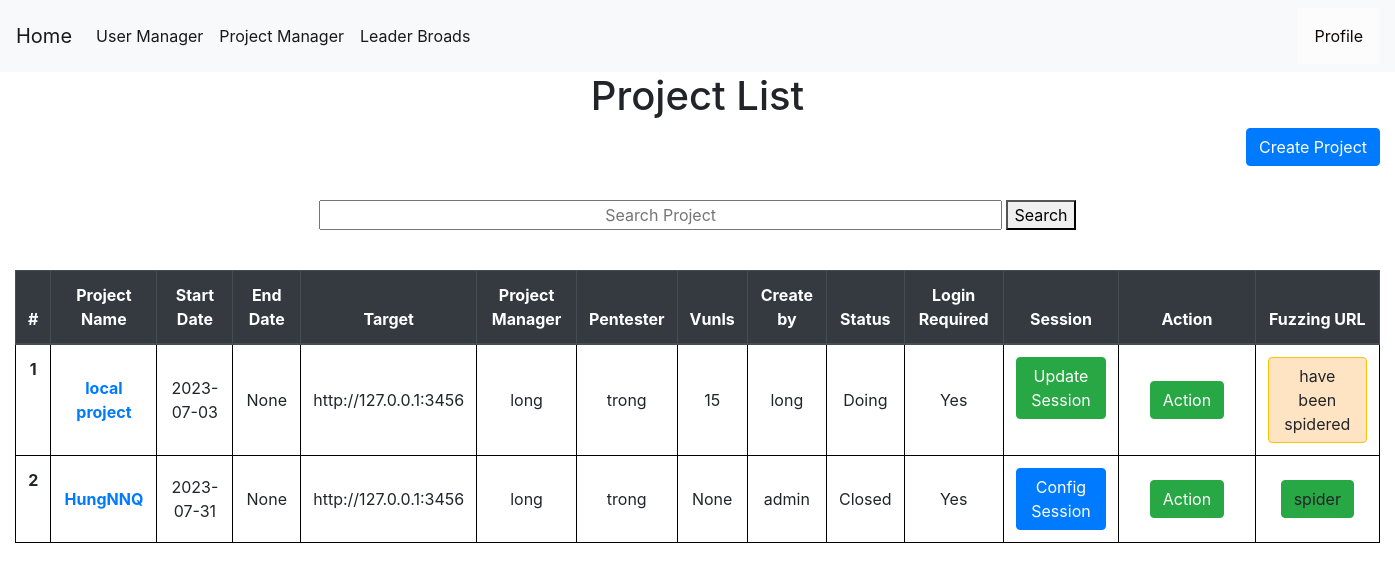
Before: /projectmanager (signed in) with the older database file.
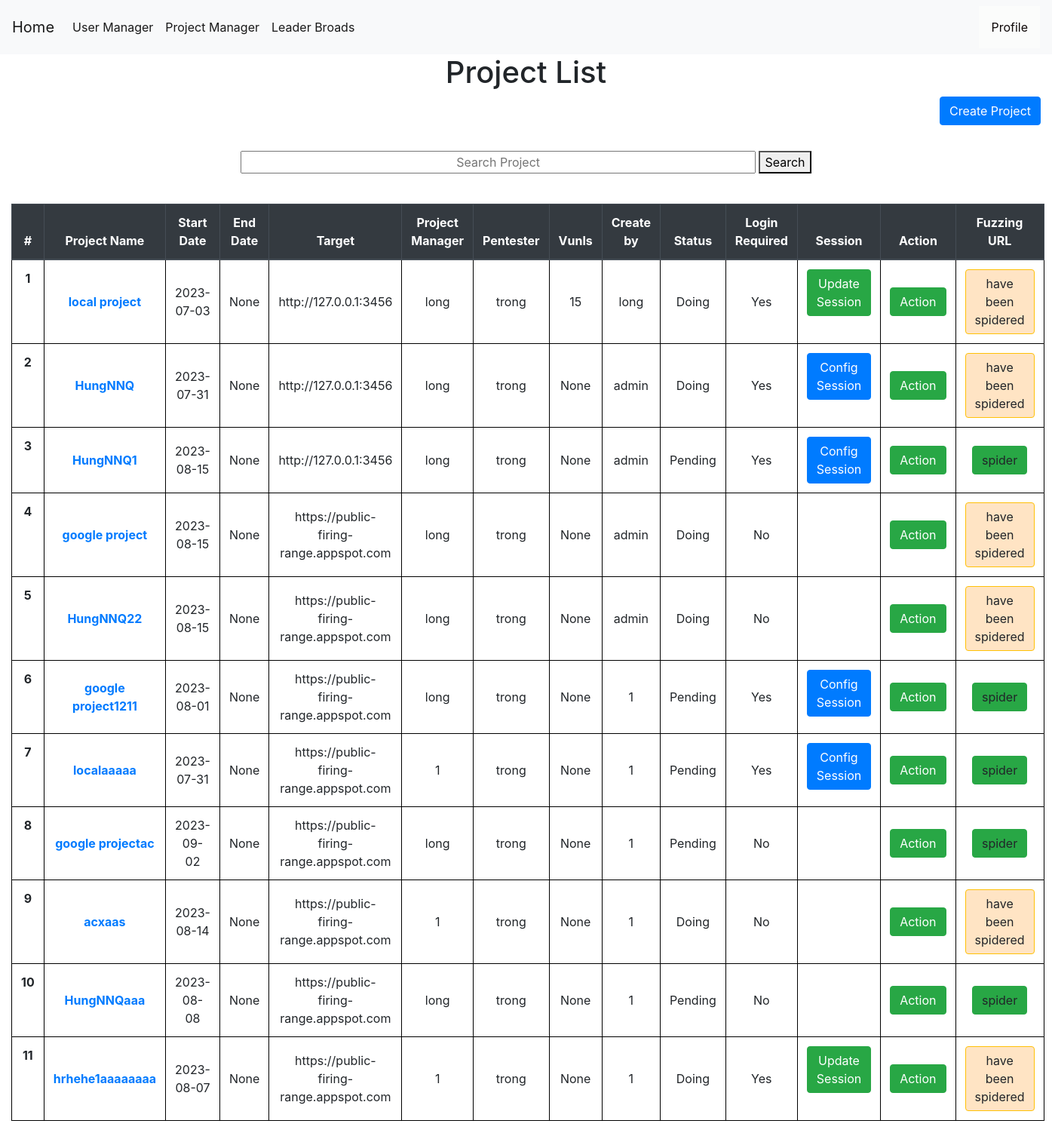
After: the same page with the newer database file.
### tables this page shows
CREATE TABLE projects (
    projectid INTEGER PRIMARY KEY AUTOINCREMENT,
    projectname TEXT NOT NULL,
    startdate date NOT NULL,
    enddate date,
    vunls int,
    target text not null,
    securitylevel TEXT,
    manager TEXT ,
    pentester TEXT ,
    status TEXT NOT NULL,
    create_by INTEGER ,
    isspider INTEGER DEFAULT 0,
    login INTEGER NOT NULL,
    isconfig INTEGER NOT NULL DEFAULT 0,
    FOREIGN KEY (pentester) REFERENCES users(username) ON DELETE CASCADE
    FOREIGN KEY (manager) REFERENCES users(username) ON DELETE CASCADE
    FOREIGN KEY (create_by) REFERENCES users(userid) ON DELETE CASCADE
);

### app.py (the view)
@app.route('/projectmanager', methods=('GET', 'POST'))
def showproject():
    msg = ''
    if session["userid"] == None:
        return redirect(url_for('login'))
    currentuser = get_current_user()
    conn = get_db_connection()
    projects = conn.execute('SELECT * FROM projects where pentester = ? OR manager = ?',(currentuser["username"],currentuser["username"],)).fetchall()
    allprojects = conn.execute('SELECT * FROM projects').fetchall()
    users = conn.execute('SELECT * FROM users').fetchall()
    conn.commit()
    conn.close()
    return render_template('show_project.html', allprojects=allprojects,currentuser=currentuser,projects=projects,users=users,msg=msg)

### app.py (called while the page is built)
def get_db_connection():
    conn = sqlite3.connect('database.db')
    conn.row_factory = sqlite3.Row
    return conn

def get_current_user():
    userid = session["userid"]
    conn = get_db_connection()
    user = conn.execute('SELECT * FROM users WHERE userid = ?',(userid,)).fetchone()
    conn.commit()
    conn.close()
    return user

### templates/show_project.html (shortened to what this page needs)
{% extends 'base.html' %}
{% block content %}
    <center><h1>{% block title %}  Project List  {% endblock %}</h1></center>
    <link rel= "stylesheet" type= "text/css" href= "{{ url_for('static',filename='css/showuser.css') }}">
    <link rel= "stylesheet" type= "text/css" href= "{{ url_for('static',filename='css/loading.css') }}">
    {% if currentuser["role"] != "Pentester" %}
    <a href="{{ url_for('add_project')}}" class="btn btn-primary" style="float: right;" role="button" aria-pressed="true">Create Project</a>
    {% endif %}
  <center>
  <form action="{{ url_for('search_project') }}" method ="GET">
    <input style="text-align: center;width:50%;" name="projectname" type="projectname" placeholder="Search Project" />
    <button>Search</button>
  </form>
</center></br>
<div >
    <table class="table" style="width:100%">
        <thead class="thead-dark" style="width:100%">
          <tr>
            <th style="text-align: center"scope="col">#</th>
            <th style="text-align: center"scope="col">Project Name</th>
            <th style="text-align: center"scope="col">Start Date</th>
            <th style="text-align: center"scope="col">End Date</th>
            <th style="text-align: center"scope="col">Target</th>
            <th style="text-align: center"scope="col">Project Manager</th>
            <th style="text-align: center"scope="col">Pentester</th>
            <th style="text-align: center"scope="col">Vunls</th>
            <th style="text-align: center"scope="col">Create by</th>
            <th style="text-align: center"scope="col">Status</th>
            <th style="text-align: center"scope="col">Login Required</th>
            <th style="text-align: center"scope="col">Session</th>
            <th style="text-align: center;width: 10%;"scope="col">Action</th>
            <th style="text-align: center"scope="col">Fuzzing URL</th>
          </tr>
        </thead>
        <tbody>
        {% if currentuser["role"] == 'Administrator' %}
          {% for project in allprojects %}
          <tr >
            <th style="text-align: center" class="counterCell"></th>
            <th style="text-align: center"class="align-middle" scope="row"><a href="{{ url_for('project_detail',id= project.projectid) }} ">{{ project.projectname }}</a></th>
            <td style="text-align: center"class="align-middle" >{{ project.startdate }}</td>
            <td style="text-align: center"class="align-middle" >{{ project.enddate }}</td>
            <td style="text-align: center"class="align-middle" >{{ project.target }}</a></td>
            <td style="text-align: center"class="align-middle" >{{ project.manager }}</td>
            <td style="text-align: center"class="align-middle" >{{ project.pentester }}</td>
            <td style="text-align: center"class="align-middle" >{{ project.vunls }}</td>
            <td style="text-align: center"class="align-middle" >{{ project.create_by }}</td>
            <td style="text-align: center"class="align-middle" >{{ project.status }}</td>
            {% if project.login == 1 %}
            <td style="text-align: center"class="align-middle" >Yes</td>
            {% else %}
            <td style="text-align: center"class="align-middle" >No</td>
            {% endif %}
            <td>
            {% if project.login == 1 %}
              {% if project.isconfig == 0%}
              <a style="text-align: center" href="{{ url_for('cookies_config',id= project.projectid) }}" class="btn btn-primary">Config Session</a>
              {% else %}
              <a style="text-align: center" href="{{ url_for('cookies_update',id= project.projectid) }}" class="btn btn-success">Update Session</a>
              {% endif%}
            {% else %}
            <a></a>
            {% endif %}
            </td>
            <td style="text-align: center" class="align-middle" >
              <div style="float:center;" class="dropdown">
                <button class="btn btn-success" class="dropbtn">Action</button>
              </div>
            </td>
            <td style="text-align: center" class="align-middle" >
                      {% if project.isspider != 1 %}
                      <a  style="text-align: center"class="btn btn-success" onclick="loadScreen({{project.projectid}})">spider</a>
                      {% else %}
                      <a class="btn btn-warning" style="background-color: bisque;" style="text-align: center" class="align-middle" >
                        have been spidered
                      </a>
                      {% endif %}
            </td>
          </tr>
      {% endfor %}
        {% endif %}
        </tbody>
      </table>
    </div>
{% endblock %}

### templates/base.html (shortened to what this page needs)
<!doctype html>
<link rel= "stylesheet" type= "text/css" href= "{{ url_for('static',filename='css/style.css') }}">
<html lang="en">
  <head>
    <link rel="stylesheet" href="https://stackpath.bootstrapcdn.com/bootstrap/4.3.1/css/bootstrap.min.css">
  </head>
  <body>
    <nav class="navbar navbar-expand-md navbar-light bg-light">
      {% block sidebar %}
        <a class="navbar-brand" href="{{ url_for('dashboard')}}">Home</a>
        <div class="collapse navbar-collapse" id="navbarNav">
            <ul class="navbar-nav">
              {% if session.userid %}
                {% if session.userid == 1 %}
              <li class="nav-item active">
                <a class="nav-link" href="{{ url_for('showuser')}}">User Manager</a>
              </li>
                {% endif %}
              <li class="nav-item active">
                <a class="nav-link" href="{{ url_for('showproject')}}">Project Manager</a>
              </li>
              <li class="nav-item active">
                <a class="nav-link" href="{{ url_for('leaderboard')}}">Leader Broads</a>
              </li>
              {% endif %}
              </ul>
        </div>
        {% endblock %}
        {% if session.userid %}
        <div class="dropdown">
          <button class="dropbtn">Profile</button>
        </div>
        {% else %}
          <a href="{{ url_for('login')}}" class="nav-link">Login</a>
        {% endif %}
    </nav>
    <div class="container">
        {% block content %} {% endblock %}
    </div>
</html>

### static/css/style.css (style rules this page uses)
table, th, td { border: 1px solid black; }
body { min-height: 100vh; height: 100%; margin: 0; z-index: 10; display: grid; grid-template-rows: auto 1fr auto; }
body { display: flex; flex-direction: column; }
.dropbtn { background-color: #fbfcfb; color: rgb(15, 8, 8); padding: 16px; font-size: 16px; border: none; }
.dropdown { position: relative; display: inline-block; }
.container { max-width: 1680px !important; }

### static/css/showuser.css (style rules this page uses)
table { counter-reset: tableCount; }
.counterCell:before { content: counter(tableCount); counter-increment: tableCount; }

Changed rows visible on the page:
changed projects "HungNNQ": status "Closed" → "Doing"; isspider "spider" → "have been spidered"
added projects: projectname "HungNNQ1", startdate "2023-08-15", enddate "None", target "http://127.0.0.1:3456", manager "long", pentester "trong", vunls "None", create_by "admin", status "Pending", login "Yes"
added projects: projectname "google project", startdate "2023-08-15", enddate "None", target "https://public-firing-range.appspot.com", manager "long", pentester "trong", vunls "None", create_by "admin", status "Doing", login "No", isspider "have been spidered"
added projects: projectname "HungNNQ22", startdate "2023-08-15", enddate "None", target "https://public-firing-range.appspot.com", manager "long", pentester "trong", vunls "None", create_by "admin", status "Doing", login "No", isspider "have been spidered"
added projects: projectname "google project1211", startdate "2023-08-01", enddate "None", target "https://public-firing-range.appspot.com", manager "long", pentester "trong", vunls "None", create_by "1", status "Pending", login "Yes"
added projects: projectname "localaaaaa", startdate "2023-07-31", enddate "None", target "https://public-firing-range.appspot.com", manager "1", pentester "trong", vunls "None", create_by "1", status "Pending", login "Yes"
added projects: projectname "google projectac", startdate "2023-09-02", enddate "None", target "https://public-firing-range.appspot.com", manager "long", pentester "trong", vunls "None", create_by "1", status "Pending", login "No"
added projects: projectname "acxaas", startdate "2023-08-14", enddate "None", target "https://public-firing-range.appspot.com", manager "1", pentester "trong", vunls "None", create_by "1", status "Doing", login "No", isspider "have been spidered"
added projects: projectname "HungNNQaaa", startdate "2023-08-08", enddate "None", target "https://public-firing-range.appspot.com", manager "long", pentester "trong", vunls "None", create_by "1", status "Pending", login "No"
added projects: projectname "hrhehe1aaaaaaaa", startdate "2023-08-07", enddate "None", target "https://public-firing-range.appspot.com", manager "1", pentester "trong", vunls "None", create_by "1", status "Doing", login "Yes", isspider "have been spidered"
